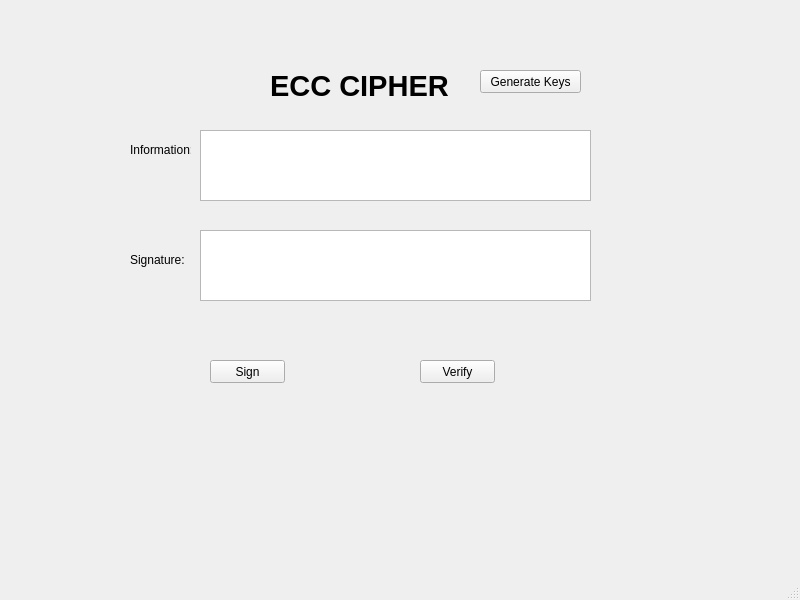
<?xml version="1.0" encoding="UTF-8"?>
<ui version="4.0">
 <class>MainWindow</class>
 <widget class="QMainWindow" name="MainWindow">
  <property name="geometry">
   <rect>
    <x>0</x>
    <y>0</y>
    <width>800</width>
    <height>600</height>
   </rect>
  </property>
  <property name="windowTitle">
   <string>MainWindow</string>
  </property>
  <widget class="QWidget" name="centralwidget">
   <widget class="QLabel" name="label">
    <property name="geometry">
     <rect>
      <x>270</x>
      <y>40</y>
      <width>181</width>
      <height>91</height>
     </rect>
    </property>
    <property name="font">
     <font>
      <pointsize>22</pointsize>
      <weight>75</weight>
      <bold>true</bold>
     </font>
    </property>
    <property name="text">
     <string>ECC CIPHER</string>
    </property>
   </widget>
   <widget class="QPushButton" name="pushButton_Generatekeys">
    <property name="geometry">
     <rect>
      <x>480</x>
      <y>70</y>
      <width>101</width>
      <height>23</height>
     </rect>
    </property>
    <property name="text">
     <string>Generate Keys</string>
    </property>
   </widget>
   <widget class="QLabel" name="label_4">
    <property name="geometry">
     <rect>
      <x>130</x>
      <y>140</y>
      <width>61</width>
      <height>20</height>
     </rect>
    </property>
    <property name="text">
     <string>Information:</string>
    </property>
   </widget>
   <widget class="QPushButton" name="pushButton_Sign">
    <property name="geometry">
     <rect>
      <x>210</x>
      <y>360</y>
      <width>75</width>
      <height>23</height>
     </rect>
    </property>
    <property name="text">
     <string>Sign</string>
    </property>
   </widget>
   <widget class="QPushButton" name="pushButton_Verify">
    <property name="geometry">
     <rect>
      <x>420</x>
      <y>360</y>
      <width>75</width>
      <height>23</height>
     </rect>
    </property>
    <property name="text">
     <string>Verify</string>
    </property>
   </widget>
   <widget class="QLabel" name="label_5">
    <property name="geometry">
     <rect>
      <x>130</x>
      <y>250</y>
      <width>61</width>
      <height>20</height>
     </rect>
    </property>
    <property name="text">
     <string>Signature:</string>
    </property>
   </widget>
   <widget class="QTextEdit" name="textEdit_Information">
    <property name="geometry">
     <rect>
      <x>200</x>
      <y>130</y>
      <width>391</width>
      <height>71</height>
     </rect>
    </property>
   </widget>
   <widget class="QTextEdit" name="textEdit_Signature">
    <property name="geometry">
     <rect>
      <x>200</x>
      <y>230</y>
      <width>391</width>
      <height>71</height>
     </rect>
    </property>
   </widget>
  </widget>
  <widget class="QMenuBar" name="menubar">
   <property name="geometry">
    <rect>
     <x>0</x>
     <y>0</y>
     <width>800</width>
     <height>21</height>
    </rect>
   </property>
  </widget>
  <widget class="QStatusBar" name="statusbar"/>
 </widget>
 <resources/>
 <connections/>
</ui>
